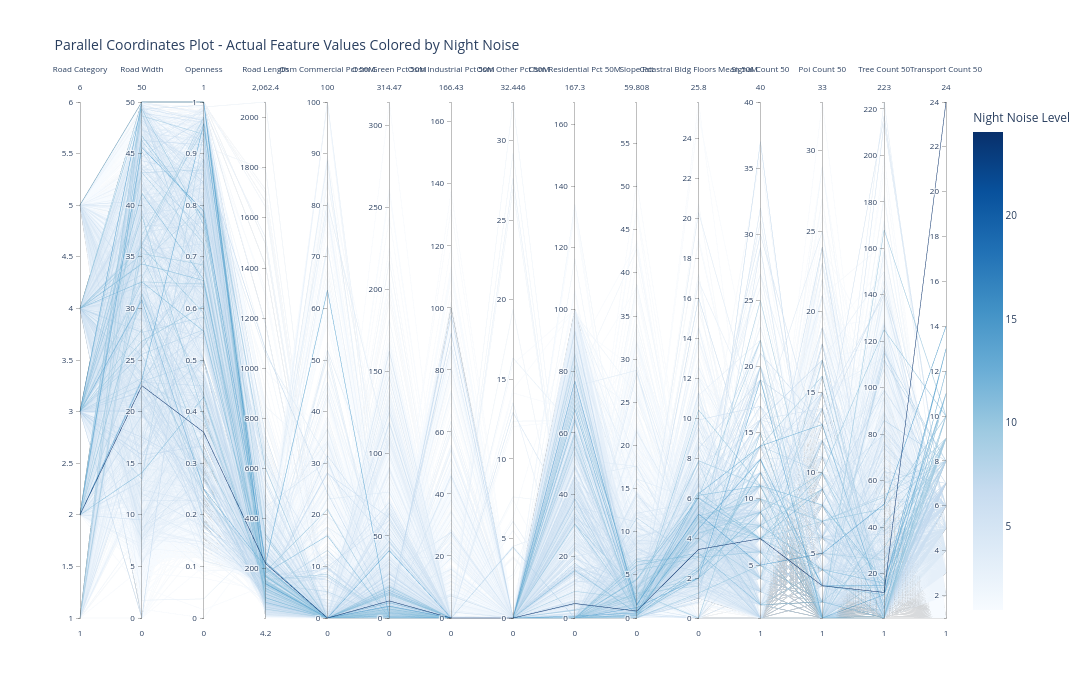

The cell this chart's notebook holds for it:
### Markdown cell above
### Night Noise

### Code cell
# Create parallel coordinates plot for night noise
fig_night = px.parallel_coordinates(
    dataset,
    dimensions=[col for col in numeric_cols],
    color='noise_night' if 'noise_night' in numeric_cols else numeric_cols[-1],
    color_continuous_scale='Blues',
    labels={col: col.replace('_', ' ').title() for col in numeric_cols},
    title='Parallel Coordinates Plot - Actual Feature Values Colored by Night Noise',
    height=700,
    width=1400
)

fig_night.update_layout(
    font=dict(size=10),
    coloraxis_colorbar=dict(title="Night Noise Level")
)

fig_night.show()

### Figure 1 — Plotly figure (JSON) as saved in the notebook; plotly's stock layout.template omitted (floating-point values rounded to 4 significant figures; data arrays with more than 128 entries replaced by an {"elided": "..."} marker saying what was removed)
{"data": [{"dimensions": [{"label": "Road Category", "values": {"elided": "16772 int values"}}, {"label": "Road Width", "values": {"elided": "16772 float values"}}, {"label": "Openness", "values": {"elided": "16772 float values"}}, {"label": "Road Length", "values": {"elided": "16772 float values"}}, {"label": "Osm Commercial Pct 50M", "values": {"elided": "16772 float values"}}, {"label": "Osm Green Pct 50M", "values": {"elided": "16772 float values"}}, {"label": "Osm Industrial Pct 50M", "values": {"elided": "16772 float values"}}, {"label": "Osm Other Pct 50M", "values": {"elided": "16772 float values"}}, {"label": "Osm Residential Pct 50M", "values": {"elided": "16772 float values"}}, {"label": "Slope Pct", "values": {"elided": "16772 float values"}}, {"label": "Catastral Bldg Floors Mean 50M", "values": {"elided": "16772 float values"}}, {"label": "Signal Count 50", "values": {"elided": "16772 int values"}}, {"label": "Poi Count 50", "values": {"elided": "16772 int values"}}, {"label": "Tree Count 50", "values": {"elided": "16772 int values"}}, {"label": "Transport Count 50", "values": {"elided": "16772 int values"}}], "domain": {"x": [0, 1], "y": [0, 1]}, "line": {"color": {"elided": "16772 int values"}, "coloraxis": "coloraxis"}, "name": "", "type": "parcoords"}], "layout": {"coloraxis": {"colorbar": {"title": {"text": "Night Noise Level"}}, "colorscale": [[0, "rgb(247,251,255)"], [0.125, "rgb(222,235,247)"], [0.25, "rgb(198,219,239)"], [0.375, "rgb(158,202,225)"], [0.5, "rgb(107,174,214)"], [0.625, "rgb(66,146,198)"], [0.75, "rgb(33,113,181)"], [0.875, "rgb(8,81,156)"], [1, "rgb(8,48,107)"]]}, "font": {"size": 10}, "height": 700, "legend": {"tracegroupgap": 0}, "title": {"text": "Parallel Coordinates Plot - Actual Feature Values Colored by Night Noise"}, "width": 1400}}
